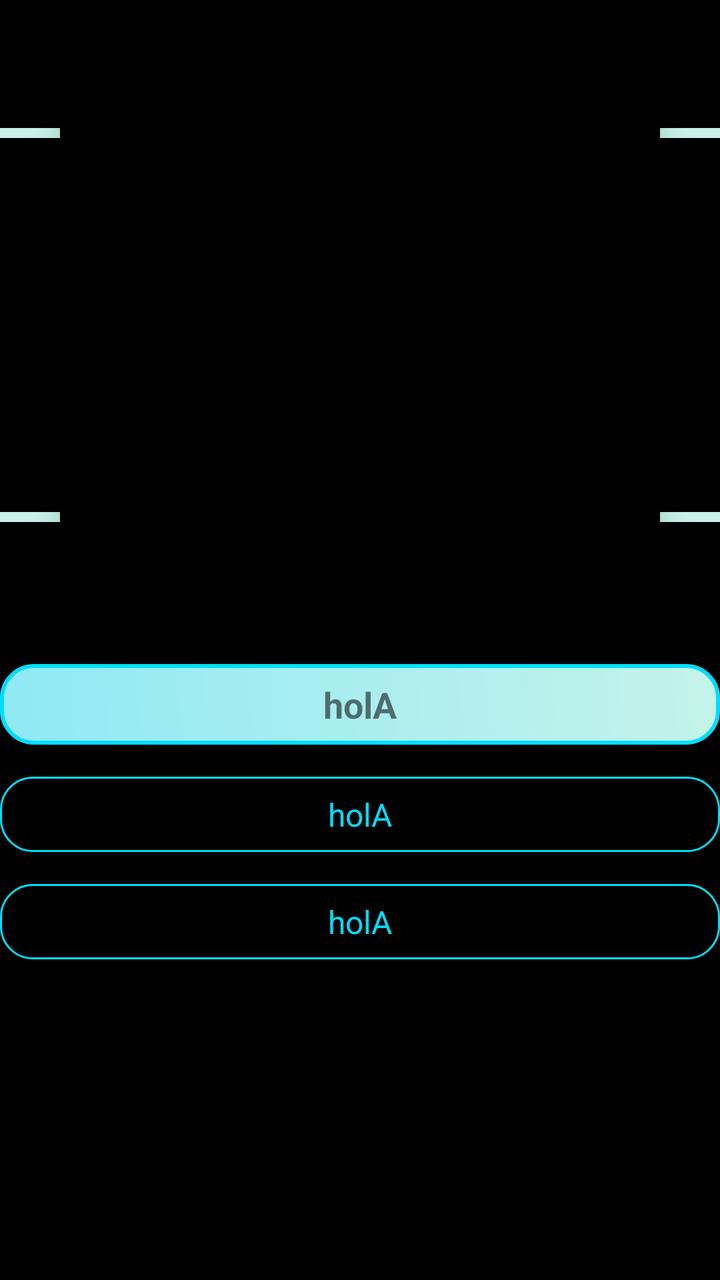
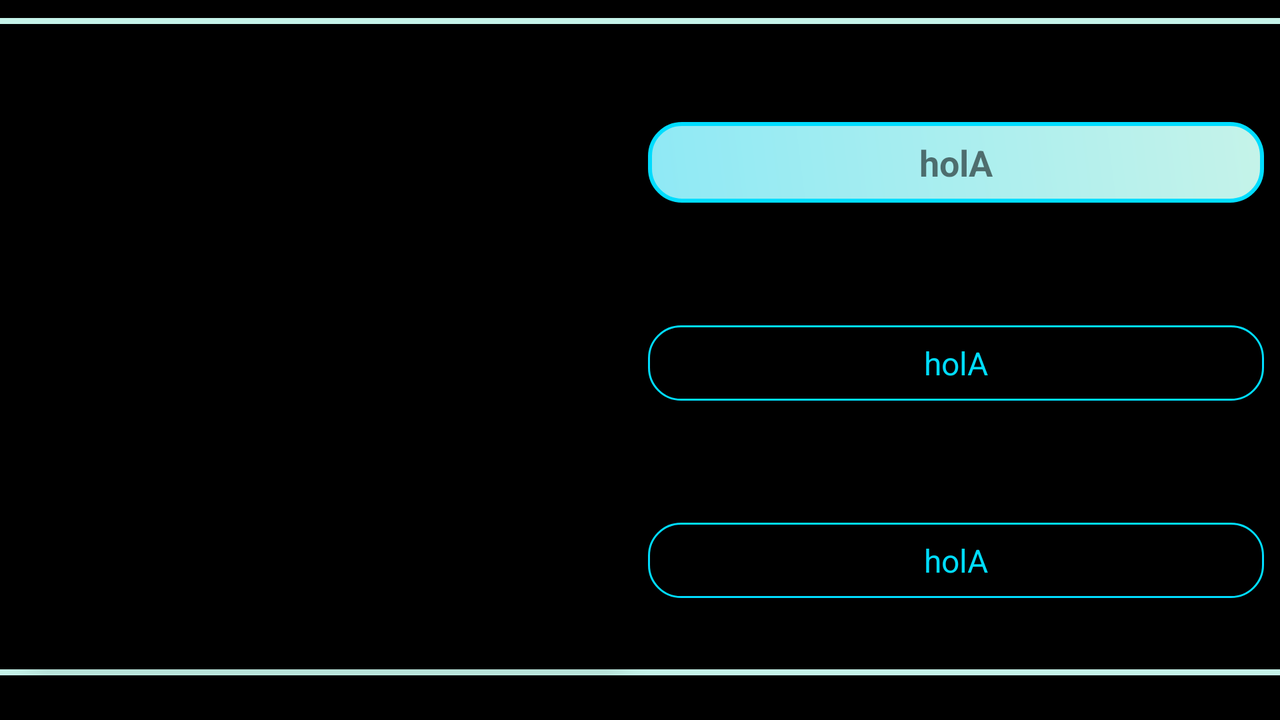

One screen, two layout resources from the same app: the default and the author's alternative for another configuration. Each is rendered where Android would select it; the XML of both is given below.
<!-- AndroidManifest.xml: application theme AppTheme -->
<!-- res/layout/fragment_detail.xml -->
<?xml version="1.0" encoding="utf-8"?>
<androidx.constraintlayout.widget.ConstraintLayout
    xmlns:android="http://schemas.android.com/apk/res/android"
    xmlns:tools="http://schemas.android.com/tools"
    android:layout_width="match_parent"
    android:layout_height="match_parent"
    xmlns:app="http://schemas.android.com/apk/res-auto"
    tools:context=".ui.DetailFragment"
    android:background="@android:color/background_dark"
    >

    <View
        android:layout_width="0dp"
        android:layout_height="5dp"
        app:layout_constraintTop_toBottomOf="@+id/detail_fragment_guideline1"
        android:background="@color/celeste_claro"
        app:layout_constraintEnd_toEndOf="parent"
        app:layout_constraintStart_toStartOf="parent"
        />



    <View
        android:layout_width="0dp"
        android:layout_height="5dp"
        app:layout_constraintTop_toBottomOf="@+id/detail_fragment_guideline2"
        android:background="@color/celeste_claro"
        app:layout_constraintEnd_toEndOf="parent"
        app:layout_constraintStart_toStartOf="parent"
        />

    <androidx.cardview.widget.CardView
        android:id="@+id/detailFragment_cardView"
        android:layout_width="wrap_content"
        android:layout_height="wrap_content"
        android:layout_marginTop="@dimen/margin_detail_land"
        app:cardCornerRadius="16dp"
        app:cardElevation="8dp"
        app:layout_constraintEnd_toEndOf="parent"
        app:layout_constraintStart_toStartOf="parent"
        app:layout_constraintTop_toTopOf="parent"
        app:cardBackgroundColor="@android:color/background_dark"
        >

        <ImageView
            android:id="@+id/detailFragment_imageview"
            android:layout_width="@dimen/width_photo_detail"
            android:layout_height="@dimen/width_photo_detail"
            android:layout_gravity="center"
            android:contentDescription="@null" />

    </androidx.cardview.widget.CardView>






    <androidx.constraintlayout.widget.Guideline
                android:id="@+id/detail_fragment_guideline1"
                android:layout_width="match_parent"
                android:layout_height="wrap_content"
                android:orientation="horizontal"
                app:layout_constraintGuide_percent="0.1"
                />


    <androidx.constraintlayout.widget.Guideline
        android:id="@+id/detail_fragment_guideline2"
        android:layout_width="match_parent"
        android:layout_height="wrap_content"
        android:orientation="horizontal"
        app:layout_constraintGuide_percent="0.4"
        />

            <TextView
                android:id="@+id/detailFragment_name"
                android:layout_width="0dp"
                android:layout_height="wrap_content"
                app:layout_constraintStart_toStartOf="parent"
                app:layout_constraintEnd_toEndOf="parent"
                app:layout_constraintTop_toBottomOf="@+id/detailFragment_cardView"
                android:text="holA"
                android:textSize="@dimen/font_size_name"
                android:layout_marginTop="24dp"
                android:background="@drawable/fondo_detail_name"
                android:gravity="center"
                android:textStyle="bold"
                />


            <TextView
                android:id="@+id/detailFragment_user"
                android:layout_width="0dp"
                android:layout_height="wrap_content"
                app:layout_constraintStart_toStartOf="parent"
                app:layout_constraintEnd_toEndOf="parent"
                app:layout_constraintTop_toBottomOf="@+id/detailFragment_name"
                android:text="holA"
                android:textSize="@dimen/font_size_username"
                android:textColor="@android:color/holo_blue_bright"
                android:layout_marginTop="16dp"
                android:background="@drawable/fondo_detail_username_mail"
                android:gravity="center"

                />


            <TextView
                android:id="@+id/detailFragment_email"
                android:layout_width="0dp"
                android:layout_height="wrap_content"
                app:layout_constraintStart_toStartOf="parent"
                app:layout_constraintEnd_toEndOf="parent"
                app:layout_constraintTop_toBottomOf="@+id/detailFragment_user"
                android:text="holA"
                android:textSize="@dimen/font_size_username"
                android:textColor="@android:color/holo_blue_bright"
                android:layout_marginTop="16dp"
                android:background="@drawable/fondo_detail_username_mail"
                android:gravity="center"

                />

</androidx.constraintlayout.widget.ConstraintLayout>
<!-- resources referenced by this layout -->
<resources>
  <color name="celeste_claro">#C5F3E9</color>
  <dimen name="font_size_name">18sp</dimen>
  <dimen name="font_size_username">16sp</dimen>
  <dimen name="margin_detail_land">8dp</dimen>
  <dimen name="width_photo_detail">300dp</dimen>
  <!-- drawable fondo_detail_name (drawable) -->
  <?xml version="1.0" encoding="utf-8"?>
  <shape xmlns:android="http://schemas.android.com/apk/res/android"
      android:shape="rectangle"
      >
  
      <corners android:radius="16dp"/>
  
      <stroke android:width="2dp"
          android:color="@android:color/holo_blue_bright"/>
  
      <gradient
          android:angle="45"
          android:startColor="@color/celeste"
          android:endColor="@color/celeste_claro"
          />
  
      <padding
          android:bottom="8dp"
          android:top="8dp"
          android:left="12dp"
          android:right="12dp"
          />
  
  </shape>
  <!-- drawable fondo_detail_username_mail (drawable) -->
  <?xml version="1.0" encoding="utf-8"?>
  <shape xmlns:android="http://schemas.android.com/apk/res/android"
      android:shape="rectangle"
      >
      <stroke
          android:color="@android:color/holo_blue_bright"
          android:width="1dp"
          />
  
      <corners android:radius="16dp" />
  
      <padding
          android:bottom="8dp"
          android:top="8dp"
          android:left="12dp"
          android:right="12dp"
          />
  
  </shape>
  <style name="AppTheme" parent="Theme.AppCompat.Light.NoActionBar">
          
          <item name="colorPrimary">@color/colorPrimary</item>
          <item name="colorPrimaryDark">@color/colorPrimaryDark</item>
          <item name="colorAccent">@color/colorAccent</item>
      </style>
  <color name="celeste">#8FE9F5</color>
  <color name="colorPrimary">#008577</color>
  <color name="colorPrimaryDark">#00574B</color>
  <color name="colorAccent">#D81B60</color>
</resources>
<!-- res/layout-land/fragment_detail.xml (the author's variant of the layout above) -->
<!-- drawn on the phone turned sideways -->
<?xml version="1.0" encoding="utf-8"?>
<androidx.constraintlayout.widget.ConstraintLayout
    android:layout_width="match_parent"
    android:layout_height="match_parent"
    xmlns:android="http://schemas.android.com/apk/res/android"
    xmlns:tools="http://schemas.android.com/tools"
    xmlns:app="http://schemas.android.com/apk/res-auto"
    android:background="@android:color/background_dark"
    >

    <View
        android:layout_width="0dp"
        android:layout_height="3dp"
        app:layout_constraintBottom_toTopOf="@+id/detail_fragment_land_guideline1"
        android:background="@color/celeste_claro"
        app:layout_constraintEnd_toEndOf="parent"
        app:layout_constraintStart_toStartOf="parent"
        android:layout_marginBottom="6dp"
        />



    <View
        android:layout_width="0dp"
        android:layout_height="3dp"
        app:layout_constraintTop_toBottomOf="@+id/detail_fragment_land_guideline2"
        android:background="@color/celeste_claro"
        app:layout_constraintEnd_toEndOf="parent"
        app:layout_constraintStart_toStartOf="parent"
        />

    <androidx.cardview.widget.CardView
        android:id="@+id/detailFragment_cardView"
        android:layout_width="wrap_content"
        android:layout_height="wrap_content"
        app:layout_constraintTop_toTopOf="parent"
        app:layout_constraintStart_toStartOf="parent"
        app:layout_constraintBottom_toBottomOf="parent"
        app:cardCornerRadius="16dp"
        app:cardElevation="8dp"
        android:layout_marginStart="16dp"
        app:cardBackgroundColor="@android:color/background_dark"

        >

        <ImageView
            android:id="@+id/detailFragment_imageview"
            android:layout_width="@dimen/width_photo_detail"
            android:layout_height="@dimen/heigth_photo_detail"
            android:contentDescription="@null"
            android:layout_gravity="center"
            />

    </androidx.cardview.widget.CardView>

    <androidx.constraintlayout.widget.Guideline
        android:id="@+id/detail_fragment_land_guideline1"
        android:layout_width="match_parent"
        android:layout_height="wrap_content"
        android:orientation="horizontal"
        app:layout_constraintGuide_percent="0.05"
        />


    <androidx.constraintlayout.widget.Guideline
        android:id="@+id/detail_fragment_land_guideline2"
        android:layout_width="match_parent"
        android:layout_height="wrap_content"
        android:orientation="horizontal"
        app:layout_constraintGuide_percent="0.93"
        />

    <TextView
        android:id="@+id/detailFragment_name"
        android:layout_width="0dp"
        android:layout_height="wrap_content"
        android:layout_marginStart="@dimen/margin_detail_land"
        android:layout_marginEnd="@dimen/margin_detail_land"
        android:text="holA"
        android:textSize="@dimen/font_size_name"
        android:textStyle="bold"
        android:background="@drawable/fondo_detail_name"
        app:layout_constraintEnd_toEndOf="parent"
        app:layout_constraintStart_toEndOf="@+id/detailFragment_cardView"
        app:layout_constraintTop_toTopOf="parent"
        app:layout_constraintBottom_toTopOf="@+id/detailFragment_user"
        android:gravity="center"

        />

    <TextView
        android:id="@+id/detailFragment_user"
        android:layout_width="0dp"
        android:layout_height="wrap_content"
        android:layout_marginStart="@dimen/margin_detail_land"
        android:layout_marginEnd="@dimen/margin_detail_land"
        android:text="holA"
        android:textSize="@dimen/font_size_username"
        app:layout_constraintEnd_toEndOf="parent"
        app:layout_constraintStart_toEndOf="@+id/detailFragment_cardView"
        app:layout_constraintBottom_toTopOf="@+id/detailFragment_email"
        app:layout_constraintTop_toBottomOf="@+id/detailFragment_name"
        android:background="@drawable/fondo_detail_username_mail"
        android:textColor="@android:color/holo_blue_bright"
        android:gravity="center"

        />


    <TextView
        android:id="@+id/detailFragment_email"
        android:layout_width="0dp"
        android:layout_height="wrap_content"
        android:layout_marginStart="@dimen/margin_detail_land"
        android:layout_marginEnd="@dimen/margin_detail_land"
        android:text="holA"
        android:textSize="@dimen/font_size_username"
        android:gravity="center"
        app:layout_constraintBottom_toBottomOf="parent"
        app:layout_constraintEnd_toEndOf="parent"
        app:layout_constraintStart_toEndOf="@+id/detailFragment_cardView"
        app:layout_constraintTop_toBottomOf="@+id/detailFragment_user"
        android:background="@drawable/fondo_detail_username_mail"
        android:textColor="@android:color/holo_blue_bright"
        />






</androidx.constraintlayout.widget.ConstraintLayout>
<!-- resources referenced by the variant -->
<!-- as the phone turned sideways resolves them -->
<resources>
  <color name="celeste_claro">#C5F3E9</color>
  <dimen name="font_size_name">18sp</dimen>
  <dimen name="font_size_username">16sp</dimen>
  <dimen name="heigth_photo_detail">300dp</dimen>
  <dimen name="margin_detail_land">8dp</dimen>
  <dimen name="width_photo_detail">300dp</dimen>
  <!-- drawable fondo_detail_name (drawable) -->
  <?xml version="1.0" encoding="utf-8"?>
  <shape xmlns:android="http://schemas.android.com/apk/res/android"
      android:shape="rectangle"
      >
  
      <corners android:radius="16dp"/>
  
      <stroke android:width="2dp"
          android:color="@android:color/holo_blue_bright"/>
  
      <gradient
          android:angle="45"
          android:startColor="@color/celeste"
          android:endColor="@color/celeste_claro"
          />
  
      <padding
          android:bottom="8dp"
          android:top="8dp"
          android:left="12dp"
          android:right="12dp"
          />
  
  </shape>
  <!-- drawable fondo_detail_username_mail (drawable) -->
  <?xml version="1.0" encoding="utf-8"?>
  <shape xmlns:android="http://schemas.android.com/apk/res/android"
      android:shape="rectangle"
      >
      <stroke
          android:color="@android:color/holo_blue_bright"
          android:width="1dp"
          />
  
      <corners android:radius="16dp" />
  
      <padding
          android:bottom="8dp"
          android:top="8dp"
          android:left="12dp"
          android:right="12dp"
          />
  
  </shape>
  <style name="AppTheme" parent="Theme.AppCompat.Light.NoActionBar">
          
          <item name="colorPrimary">@color/colorPrimary</item>
          <item name="colorPrimaryDark">@color/colorPrimaryDark</item>
          <item name="colorAccent">@color/colorAccent</item>
      </style>
  <color name="celeste">#8FE9F5</color>
  <color name="colorPrimary">#008577</color>
  <color name="colorPrimaryDark">#00574B</color>
  <color name="colorAccent">#D81B60</color>
</resources>
